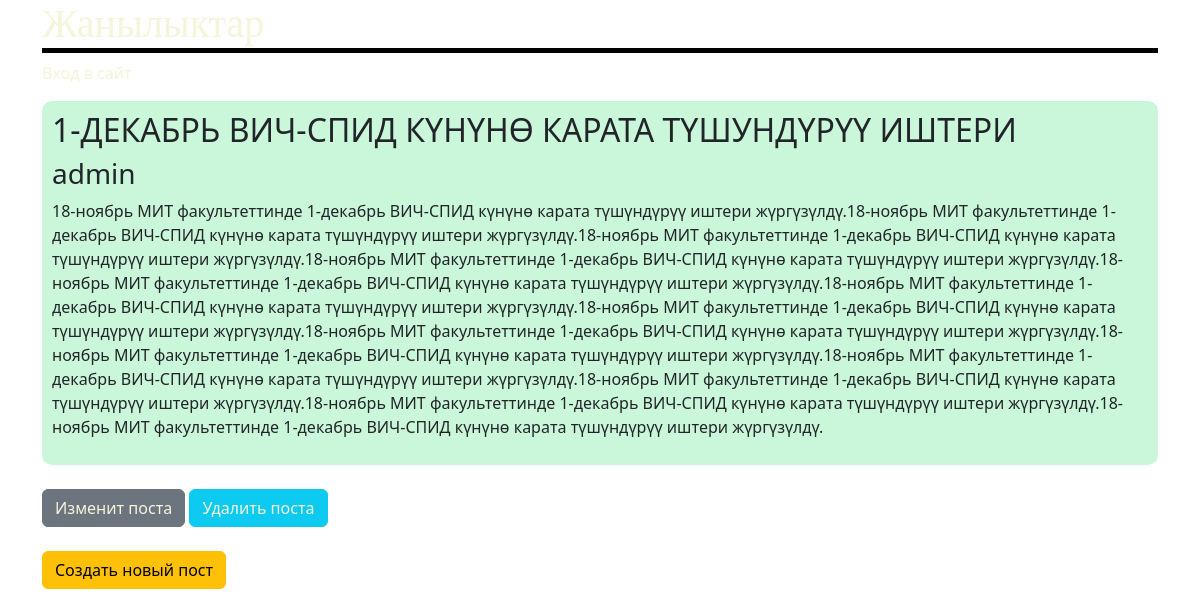
The app's page /post/4/, older data.
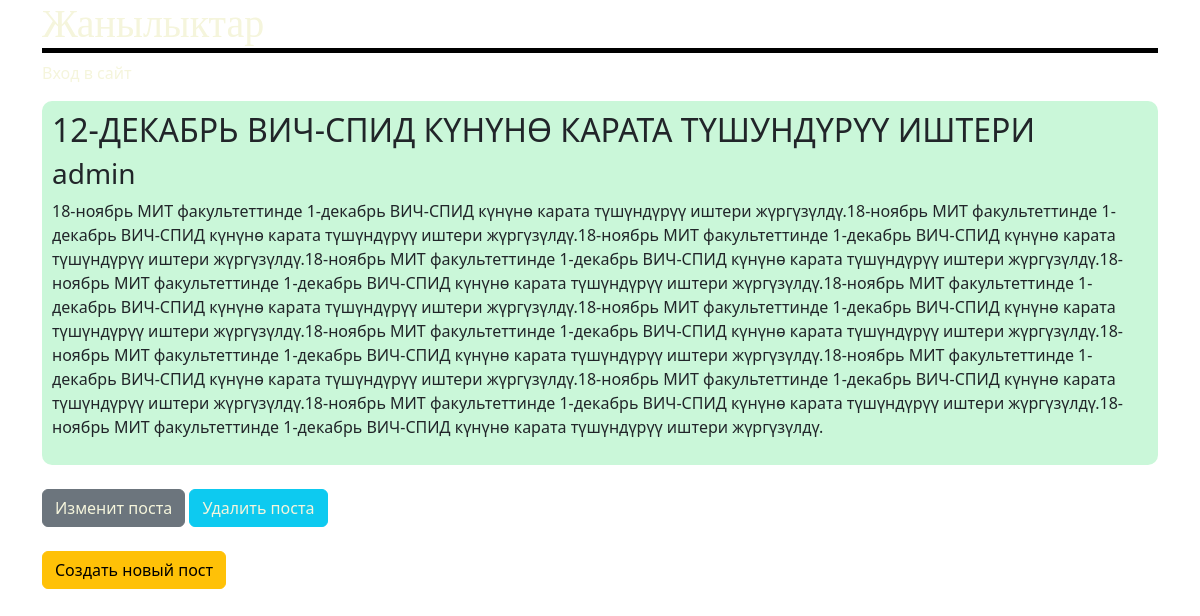
The same page, newer data.
### blog/models.py (models this page shows, shortened)
class Post(models.Model):
    title = models.CharField(max_length=200)
    author = models.ForeignKey(
        'auth.User',
        on_delete=models.CASCADE
    )
    body = models.TextField()

### blog/views.py (the view)
# urls.py: path('post/<int:pk>/', BlogDetailView.as_view(), name='post_detail'),
class BlogDetailView(DetailView):
    model = Post
    template_name = 'post_detail.html'

### templates/post_detail.html
{% extends 'base.html' %}
{% block content %}
        <div class="post-entry blog">
            <h2>{{ post.title }}</h2>
            <h3>{{ post.author }}</h3>
            <p>{{ post.body }}</p>
        </div><br>
    <button class="btn btn-secondary" style="color: white;"><a href="{% url 'post_edit' post.pk %}">Изменит поста</a></button>
    <button class="btn btn-info"><a href="{% url 'post_delete' post.pk %}">Удалить поста</a></button><br>
{% endblock content %}

### templates/base.html (shortened to what this page needs)
{% load static %}
<!DOCTYPE html>
<html lang="ru">
<head>
    <link href="https://cdn.jsdelivr.net/npm/bootstrap@5.2.3/dist/css/bootstrap.min.css" rel="stylesheet">
    <link rel="stylesheet" href="{% static 'css/base.css' %}">
  </head>
<body>
  <div class="container">
<header>
  <h1 style="border-bottom: 5px solid black;"><a href="{% url 'home' %}">Жанылыктар</a></h1>
</header>
{% if user.is_authentificated %}
  <p>Добро пажаловать, {{ user.name }}!</p>
  <p><a href="{% url 'logout' %}">Выход</a></p>
{% else %}
<p>
  <a href="{% url 'login' %}">Вход в сайт</a>
</p>
{% endif %}
<div>
  {% block content %}
  {% endblock content %}
</div>
<br>
<footer>
  <button class="btn btn-warning"><a style="color: black;" href="{% url 'post_new' %}">Создать новый пост</a></button>
</footer>
</div><br>
</body>
</html>

### static/css/base.css (style rules this page uses)
a { text-decoration: none; }
h1 { color: white; font-family: 'Rubik Vinyl', cursive; }
.blog { margin-top: 10px; border-radius: 10px; padding: 10px; background: rgb(202, 247, 217); }
a { color: beige; }
body { background-image: url(https://images.pexels.com/photos/531880/pexels-photo-531880.jpeg); }

Row changes from the older to the newer data that the page shows:
changed Post "admin": title "1-ДЕКАБРЬ ВИЧ-СПИД КҮНҮНӨ КАРАТА ТҮШУНДҮРҮҮ ИШТЕРИ" → "12-ДЕКАБРЬ ВИЧ-СПИД КҮНҮНӨ КАРАТА ТҮШУНДҮРҮҮ ИШТЕРИ"
